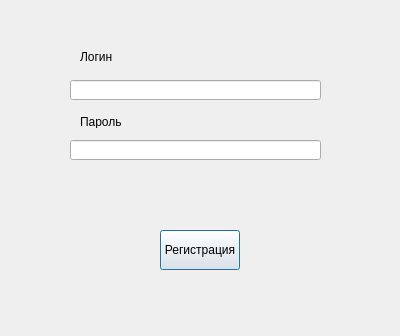
<?xml version="1.0" encoding="UTF-8"?>
<ui version="4.0">
 <class>Dialog</class>
 <widget class="QDialog" name="Dialog">
  <property name="geometry">
   <rect>
    <x>0</x>
    <y>0</y>
    <width>400</width>
    <height>336</height>
   </rect>
  </property>
  <property name="windowTitle">
   <string>Регистрация</string>
  </property>
  <widget class="QLineEdit" name="reg_password_line">
   <property name="geometry">
    <rect>
     <x>70</x>
     <y>140</y>
     <width>251</width>
     <height>20</height>
    </rect>
   </property>
   <property name="text">
    <string/>
   </property>
  </widget>
  <widget class="QLineEdit" name="reg_login_line">
   <property name="geometry">
    <rect>
     <x>70</x>
     <y>80</y>
     <width>251</width>
     <height>20</height>
    </rect>
   </property>
   <property name="text">
    <string/>
   </property>
  </widget>
  <widget class="QPushButton" name="reg_btn">
   <property name="geometry">
    <rect>
     <x>160</x>
     <y>230</y>
     <width>80</width>
     <height>40</height>
    </rect>
   </property>
   <property name="text">
    <string>Регистрация</string>
   </property>
  </widget>
  <widget class="QLabel" name="label">
   <property name="geometry">
    <rect>
     <x>80</x>
     <y>50</y>
     <width>47</width>
     <height>13</height>
    </rect>
   </property>
   <property name="text">
    <string>Логин</string>
   </property>
  </widget>
  <widget class="QLabel" name="label_2">
   <property name="geometry">
    <rect>
     <x>80</x>
     <y>115</y>
     <width>47</width>
     <height>13</height>
    </rect>
   </property>
   <property name="text">
    <string>Пароль</string>
   </property>
  </widget>
  <widget class="QLabel" name="status_lbl">
   <property name="geometry">
    <rect>
     <x>40</x>
     <y>290</y>
     <width>321</width>
     <height>31</height>
    </rect>
   </property>
   <property name="text">
    <string>&lt;html&gt;&lt;head/&gt;&lt;body&gt;&lt;p&gt;&lt;span style=&quot; font-size:16pt; color:#aa007f;&quot;&gt;&lt;/span&gt;&lt;/p&gt;&lt;/body&gt;&lt;/html&gt;</string>
   </property>
  </widget>
 </widget>
 <resources/>
 <connections/>
</ui>
